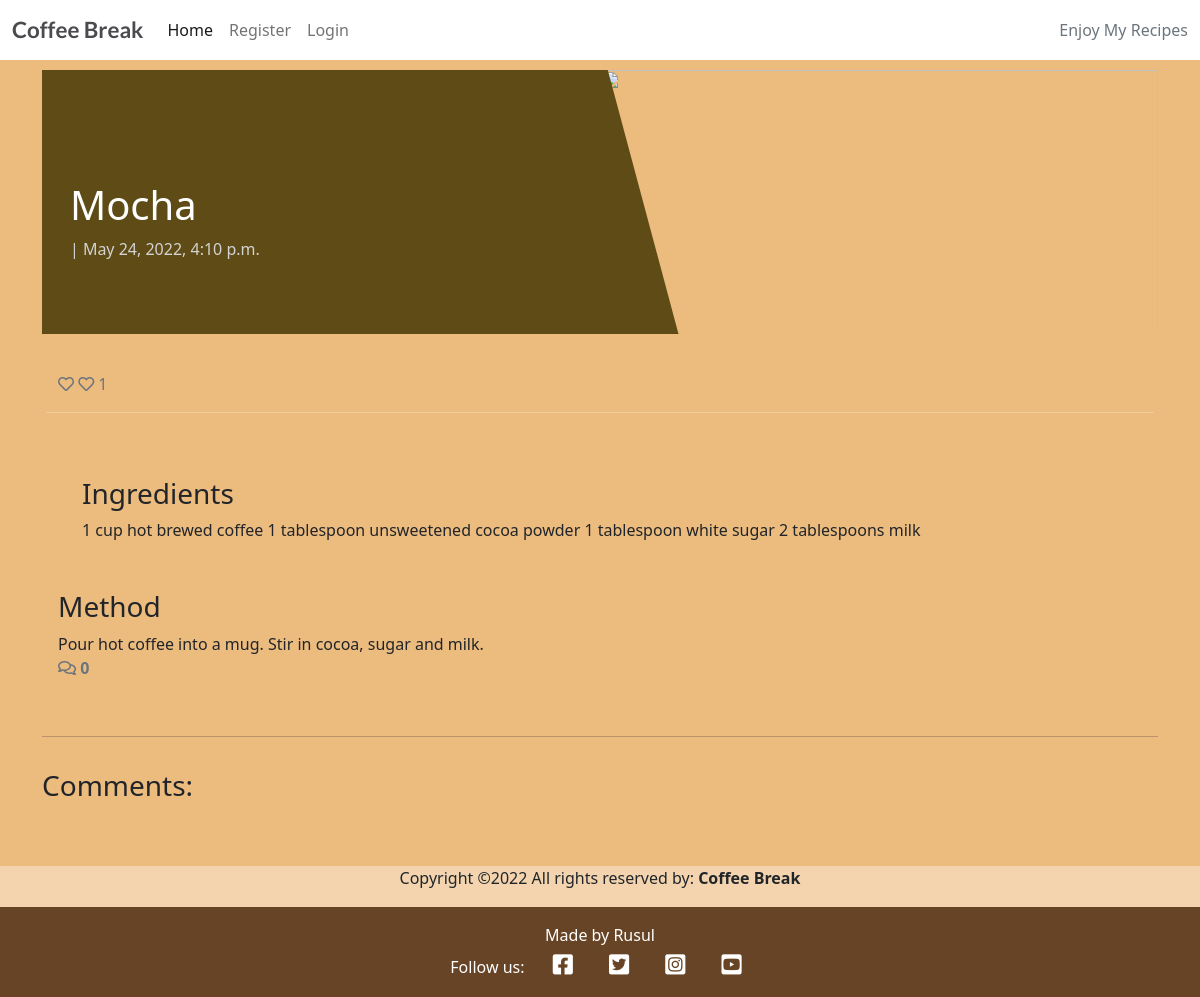
Screenshot of /Mocha/ with the database file from the repository.
### coffeeblog/models.py (models this page shows, shortened)
class Post(models.Model):
    title = models.CharField(max_length=200, unique=True)
    slug = models.SlugField(max_length=200)
    author = models.ForeignKey(
        User, on_delete=models.CASCADE, related_name="blog_posts")
    updated_on = models.DateTimeField(auto_now=True)
    ingredients = models.TextField(default="")
    content = models.TextField(default="")
    time = models.IntegerField(default=0)
    featured_image = CloudinaryField('image', default='placeholder')
    excerpt = models.TextField(blank=True)
    created_on = models.DateTimeField(auto_now_add=True)
    status = models.IntegerField(choices=STATUS, default=0)
    likes = models.ManyToManyField(
        User, related_name='blogpost_likes', blank=True)
    class Meta:
        ordering = ['-created_on']
    def number_of_likes(self):
        return self.likes.count()

### coffeeblog/views.py (the view, shortened to what this page needs)
# urls.py: path('<slug:slug>/', views.PostDetail.as_view(), name='post_detail'),
class PostDetail(View):
    def get(self, request, slug, *args, **kwargs):
        queryset = Post.objects.filter(status=1)
        post = get_object_or_404(queryset, slug=slug)
        comments = post.comments.filter(approved=True).order_by("-created_on")
        liked = False
        if post.likes.filter(id=self.request.user.id).exists():
            liked = True
        return render(
            request,
            "post_detail.html",
            {
                "post": post,
                "comments": comments,
                "commented": False,
                "liked": liked,
                "comment_form": CommentForm()
            },
        )

### templates/post_detail.html (shortened to what this page needs)
{% extends 'base.html' %} {% block content %}
{% load crispy_forms_tags %}
<div class="masthead">
    <div class="container">
        <div class="row g-0">
            <div class="col-md-6 masthead-text">
                <h1 class="post-title">{{ post.title }}
                </h1>
                <p class="post-subtitle">{{ post_author }} | {{post.created_on}}</p>
            </div>
            <div class="d-none d-md-block col-md-6 masthead-image">
                {% if "placeholder" in post.featured_image.url %}
                <img src="https://www.torani.com/sites/default/files/recipes/illustration/GettyImages-1130315137%20%281%29-min.jpg" width="100%">
                {% else %}
                <img src="{{ post.featured_image.url }}" width="100%">
                {% endif %}
            </div>
        </div>
    </div>
</div>
<div class="container">
    <div class="row">
        <div class="col card mb-4  mt-3 left  top">
            <div class="card-body">
                <div class="row">
                    <div class="col-1">
                        <strong>
                            {% if user.is_authenticated %}
                            <form class="d-inline" action="{% url 'post_like' post.slug %}" method="POST">
                                {% csrf_token %}
                                {% if liked %}
                                <button type="submit" name="blogpost_id" value="{{post.slug}}" class="btn-like"><i
                                    class="fas fa-heart"></i></button>
                                {% else %}
                                <button type="submit" name="blogpost_id" value="{{post.slug}}" class="btn-like"><i
                                    class="far fa-heart"></i></button>
                                {% endif %}
                            </form>
                            {% else %}
                            <span class="text-secondary"><i class="far fa-heart"></i></span>
                            {% endif %}
                        </strong>
                        <span class="text-secondary"><i class="far fa-heart"></i> {{ post.number_of_likes }} </span>
                    </div>
                    <hr class="mx-auto mt-3 mb-3 text-light">
                    <div class="col mt-2 mb-3">
                    </div>
                    <div class="row mt-5">
                        <div class="col-12 text-dark">
                            <h3 class="black-text">Ingredients</h3>
                            {{ post.ingredients|safe }}
                        </div>
                    </div>
                    <div class="row mt-5">
                        <div class="col-12 text-dark">
                            <h3 class="black-text">Method</h3>
                            {{ post.content|safe }}
                        </div>
                    </div>
                    <div class="col-1">
                        {% with comments.count as total_comments %}
                        <strong class="text-secondary"><i class="far fa-comments"></i>
                        {{ total_comments }}</strong>
                        {% endwith %}
                    </div>
                </div>
            </div>
        </div>
    </div>
    <div class="row">
        <div class="col">
            <hr>
        </div>
    </div>
    <div class="row">
        <div class="col-md-8 card mb-4  mt-3 ">
            <h3>Comments:</h3>
            <div class="card-body">
            </div>
        </div>
        <div class="col-md-4 card mb-4  mt-3 ">
            {% if commented %}
            <div class="alert alert-success" role="alert">
                Your comment is being approved, please wait.
            </div>
            {% else %}
            <div class="card-body">
            {% endif %}
            </div>
        </div>
    </div>
</div>
{% endblock content %}

### static/css/style.css (style rules this page uses)
body { background-color: #F9FAFC; background-repeat: no-repeat; }
img { width: 100%; height: 30vw; object-fit: cover; }
.main-bg { background-color: #e1943566; }
.card { border: none; background-color: transparent; }
.masthead { margin-top: 10px; overflow: hidden; position: relative; display: inline-block; height: 33vh; width: 100%; }
.masthead-text { background-color: #5e4b15; color: white; position: relative; }
.masthead-image { position: relative; overflow: hidden; }
.masthead-image:after { content: ""; position: absolute; top: 0; right: 90%; height: 100%; width: 150%; background: #5e4b15; -webkit-transform: skew(15deg); -moz-transform: skew(15deg); transform: skew(15deg); z-index: 100; }
.post-title { margin-top: 20%; margin-left: 5%; }
.post-subtitle { margin-left: 5%; color: lightgray; }

### rows the page displays
Post: title "Mocha", created_on "May 24, 2022, 4:10 p.m.", number_of_likes "1", ingredients "1 cup hot brewed coffee 1 tablespoon unsweetened cocoa powder 1 tablespoon white sugar 2 tablespoons milk", content "Pour hot coffee into a mug. Stir in cocoa, sugar and milk."

### other values shown
{{ total_comments }} "0"
